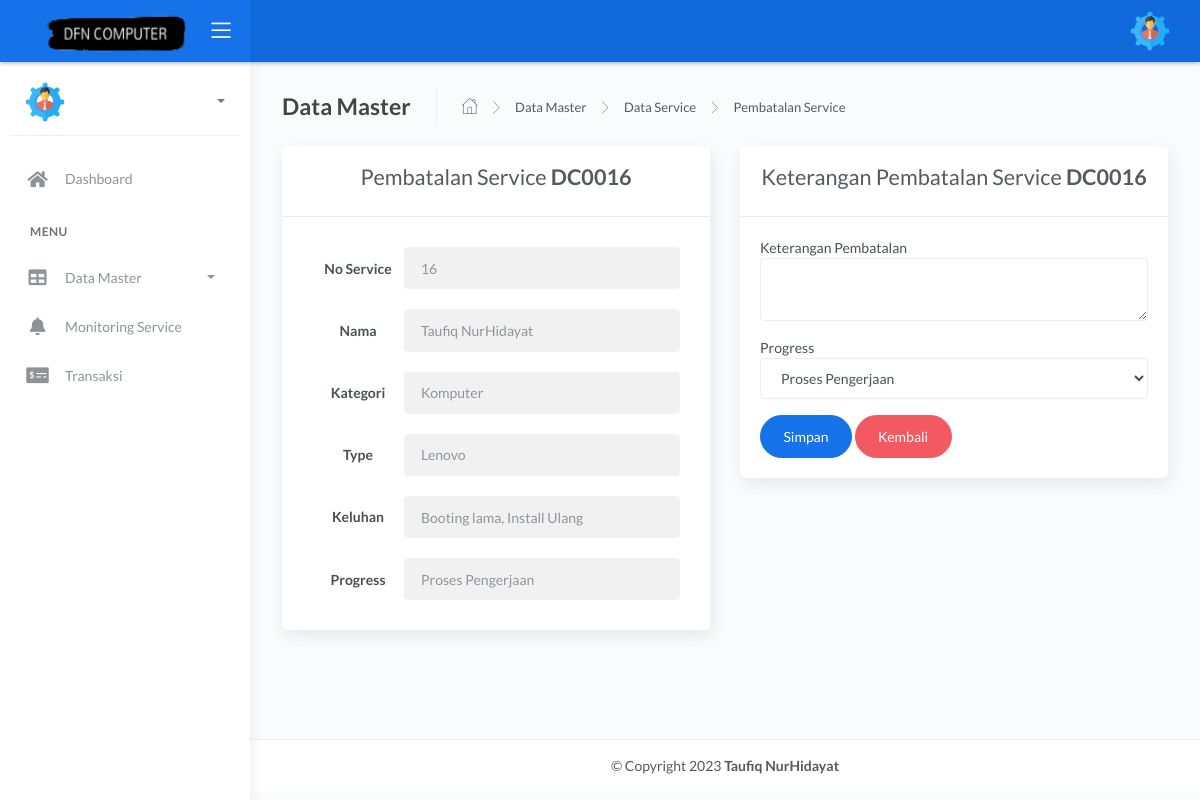
Before: /admin/teknisi/servbatal.php?no_service=16 with the older database file.
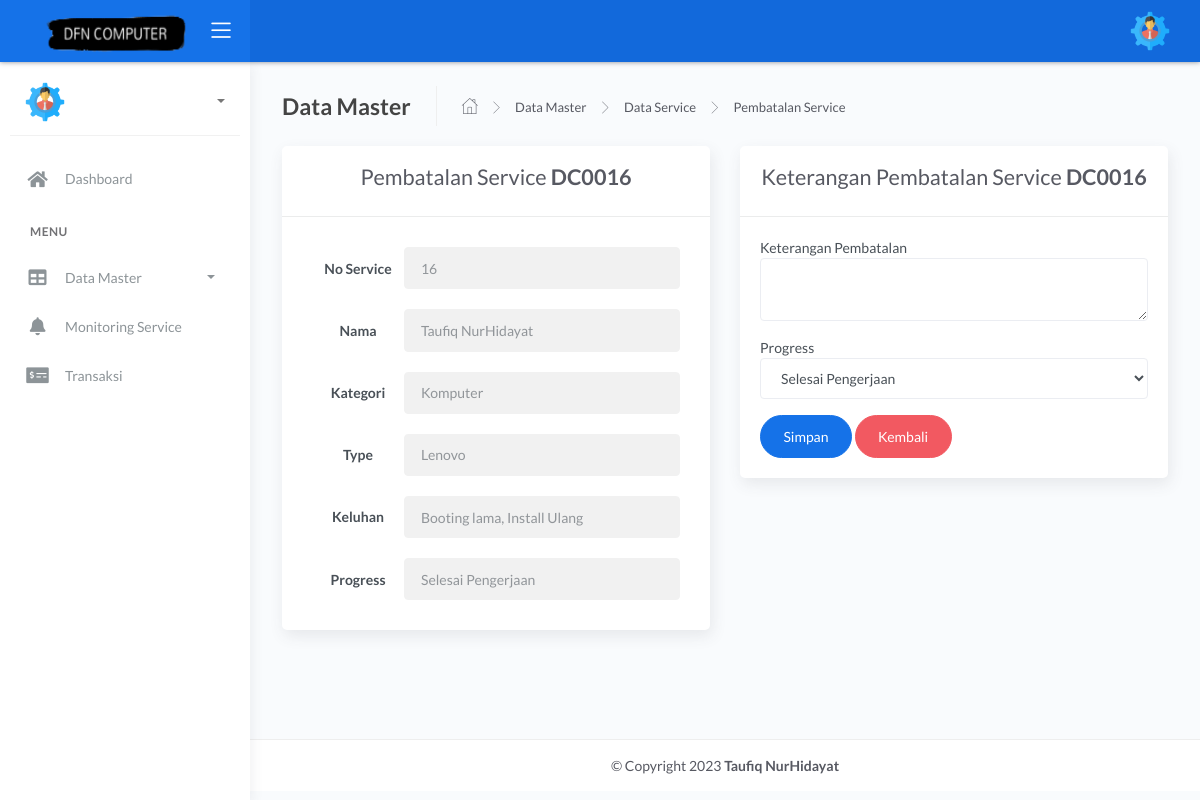
After: the same page with the newer database file.
### tables this page shows
CREATE TABLE `service` (
  `no_service` int(11) NOT NULL,
  `id_pelanggan` int(11) NOT NULL,
  `kategori` varchar(255) NOT NULL,
  `type` varchar(255) NOT NULL,
  `keluhan` text NOT NULL,
  `tanggal` datetime DEFAULT current_timestamp(),
  `progres` varchar(255) NOT NULL,
  `keterangan` varchar(255) NOT NULL
);

CREATE TABLE `pelanggan` (
  `id_pelanggan` int(10) NOT NULL,
  `nama` varchar(100) NOT NULL,
  `password` varchar(100) NOT NULL,
  `hp` varchar(25) NOT NULL,
  `email` varchar(100) NOT NULL,
  `jk` varchar(100) NOT NULL,
  `alamat` varchar(255) NOT NULL,
  `status` varchar(255) NOT NULL
);

### admin/teknisi/servbatal.php (the view, shortened to what the changed rows need)
<?php include 'header.php'; ?>
<?php
if (isset($_GET['no_service'])) {
    $no_service = $_GET['no_service'];
    $sql = mysqli_query($koneksi, "SELECT * FROM service JOIN pelanggan on pelanggan.id_pelanggan = service.id_pelanggan WHERE no_service= '$no_service'");
    if (mysqli_num_rows($sql) == 0) {
        echo '<div class="alert alert-warning">Id Barang tidak ada dalam database.</div>';
        exit();
    } else {
        $data = mysqli_fetch_array($sql);
    }
}
?>
<div class="main-panel">
    <div class="content">
        <div class="page-inner ">
            <div class="row">
                <div class="col-md-6">
                    <div class="card">
                        <div class=" card-header ">
                            <center>
                                <h2>Pembatalan Service <b>DC00<?php echo $no_service ?></b></h2>
                            </center>
                        </div>
                        <div class="card-body">
                            <div class="form-group form-inline">
                                <div class="col-md-9 p-0">
                                    <input type="text" class="form-control input-full" id="nama" value="<?php echo $data['nama']; ?>" readonly>
                                </div>
                            </div>
                            <div class="form-group form-inline">
                                <div class="col-md-9 p-0">
                                    <input type="text" class="form-control input-full" id="kategori" value="<?php echo $data['kategori']; ?>" readonly>
                                </div>
                            </div>
                            <div class="form-group form-inline">
                                <div class="col-md-9 p-0">
                                    <input type="text" class="form-control input-full" id="type" value="<?php echo $data['type']; ?>" readonly>
                                </div>
                            </div>
                            <div class="form-group form-inline">
                                <div class="col-md-9 p-0">
                                    <input type="text" class="form-control input-full" id="keluhan" value="<?php echo $data['keluhan']; ?>" readonly>
                                </div>
                            </div>
                            <div class="form-group form-inline">
                                <div class="col-md-9 p-0">
                                    <input type="text" class="form-control input-full" id="progres" value="<?php echo $data['progres']; ?>" readonly>
                                </div>
                            </div>
                        </div>
                    </div>
                </div>
                <div class="col-md-6">
                    <div class="card">
                        <div class=" card-header ">
                            <center>
                                <h2>Keterangan Pembatalan Service <b>DC00<?php echo $no_service ?></b></h2>
                            </center>
                        </div>
                        <div class=" card-body">
                            <form action="servbatal.php?no_service=<?php echo $no_service ?>" method="post">
                                <div class="mb-3">
                                    <label class="form-label">Progress</label>
                                    <select class="form-control input-border-buttom" name="progres" id="progres">
                                        <option selected><?php echo $data['progres']; ?></option>
                                    </select>
                                </div>
                            </form>
                        </div>
                    </div>
                </div>
            </div>
        </div>
    </div>
</div>

Changed rows visible on the page:
changed service "Komputer": progres "Proses Pengerjaan" → "Selesai Pengerjaan"
